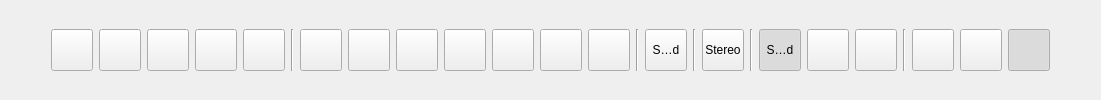
              <widget class="QWidget" name="tabView">
               <attribute name="title">
                <string>View</string>
               </attribute>
               <layout class="QGridLayout" name="gridLayout_12">
                <item row="0" column="0">
                 <layout class="QHBoxLayout" name="horizontalLayout_6">
                  <item>
                   <spacer name="horizontalSpacer">
                    <property name="orientation">
                     <enum>Qt::Orientation::Horizontal</enum>
                    </property>
                    <property name="sizeHint" stdset="0">
                     <size>
                      <width>40</width>
                      <height>20</height>
                     </size>
                    </property>
                   </spacer>
                  </item>
                  <item>
                   <widget class="QToolButton" name="toolButtonRotateView">
                    <property name="maximumSize">
                     <size>
                      <width>42</width>
                      <height>42</height>
                     </size>
                    </property>
                    <property name="toolTip">
                     <string>Rotate View</string>
                    </property>
                    <property name="text">
                     <string/>
                    </property>
                    <property name="icon">
                     <iconset resource="ModelViewer.qrc">
                      <normaloff>:/new/prefix1/res/rotateview.png</normaloff>:/new/prefix1/res/rotateview.png</iconset>
                    </property>
                    <property name="iconSize">
                     <size>
                      <width>48</width>
                      <height>48</height>
                     </size>
                    </property>
                    <property name="shortcut">
                     <string>Alt+R</string>
                    </property>
                    <property name="checkable">
                     <bool>false</bool>
                    </property>
                    <attribute name="buttonGroup">
                     <string notr="true">buttonGroupviewManip</string>
                    </attribute>
                   </widget>
                  </item>
                  <item>
                   <widget class="QToolButton" name="toolButtonPanView">
                    <property name="maximumSize">
                     <size>
                      <width>42</width>
                      <height>42</height>
                     </size>
                    </property>
                    <property name="toolTip">
                     <string>Pan View</string>
                    </property>
                    <property name="text">
                     <string/>
                    </property>
                    <property name="icon">
                     <iconset resource="ModelViewer.qrc">
                      <normaloff>:/new/prefix1/res/panview.png</normaloff>:/new/prefix1/res/panview.png</iconset>
                    </property>
                    <property name="iconSize">
                     <size>
                      <width>48</width>
                      <height>48</height>
                     </size>
                    </property>
                    <property name="shortcut">
                     <string>Alt+P</string>
                    </property>
                    <property name="checkable">
                     <bool>false</bool>
                    </property>
                    <attribute name="buttonGroup">
                     <string notr="true">buttonGroupviewManip</string>
                    </attribute>
                   </widget>
                  </item>
                  <item>
                   <widget class="QToolButton" name="toolButtonZoomView">
                    <property name="maximumSize">
                     <size>
                      <width>42</width>
                      <height>42</height>
                     </size>
                    </property>
                    <property name="toolTip">
                     <string>Zoom View</string>
                    </property>
                    <property name="text">
                     <string/>
                    </property>
                    <property name="icon">
                     <iconset resource="ModelViewer.qrc">
                      <normaloff>:/new/prefix1/res/zoomview.png</normaloff>:/new/prefix1/res/zoomview.png</iconset>
                    </property>
                    <property name="iconSize">
                     <size>
                      <width>48</width>
                      <height>48</height>
                     </size>
                    </property>
                    <property name="shortcut">
                     <string>Alt+Z</string>
                    </property>
                    <property name="checkable">
                     <bool>false</bool>
                    </property>
                    <attribute name="buttonGroup">
                     <string notr="true">buttonGroupviewManip</string>
                    </attribute>
                   </widget>
                  </item>
                  <item>
                   <widget class="QToolButton" name="toolButtonFitAll">
                    <property name="maximumSize">
                     <size>
                      <width>42</width>
                      <height>42</height>
                     </size>
                    </property>
                    <property name="toolTip">
                     <string>Fit All</string>
                    </property>
                    <property name="text">
                     <string/>
                    </property>
                    <property name="icon">
                     <iconset resource="ModelViewer.qrc">
                      <normaloff>:/new/prefix1/res/fit-all.png</normaloff>:/new/prefix1/res/fit-all.png</iconset>
                    </property>
                    <property name="iconSize">
                     <size>
                      <width>48</width>
                      <height>48</height>
                     </size>
                    </property>
                    <property name="shortcut">
                     <string>Home</string>
                    </property>
                    <property name="checkable">
                     <bool>false</bool>
                    </property>
                   </widget>
                  </item>
                  <item>
                   <widget class="QToolButton" name="toolButtonWindowZoom">
                    <property name="maximumSize">
                     <size>
                      <width>42</width>
                      <height>42</height>
                     </size>
                    </property>
                    <property name="toolTip">
                     <string>Zoom Area</string>
                    </property>
                    <property name="text">
                     <string/>
                    </property>
                    <property name="icon">
                     <iconset resource="ModelViewer.qrc">
                      <normaloff>:/new/prefix1/res/window-zoom.png</normaloff>:/new/prefix1/res/window-zoom.png</iconset>
                    </property>
                    <property name="iconSize">
                     <size>
                      <width>48</width>
                      <height>48</height>
                     </size>
                    </property>
                    <property name="shortcut">
                     <string>Alt+W</string>
                    </property>
                    <property name="checkable">
                     <bool>true</bool>
                    </property>
                   </widget>
                  </item>
                  <item>
                   <widget class="Line" name="line_5">
                    <property name="orientation">
                     <enum>Qt::Orientation::Vertical</enum>
                    </property>
                   </widget>
                  </item>
                  <item>
                   <widget class="QToolButton" name="toolButtonTopView">
                    <property name="maximumSize">
                     <size>
                      <width>42</width>
                      <height>42</height>
                     </size>
                    </property>
                    <property name="toolTip">
                     <string>Top View</string>
                    </property>
                    <property name="text">
                     <string/>
                    </property>
                    <property name="icon">
                     <iconset resource="ModelViewer.qrc">
                      <normaloff>:/new/prefix1/res/top.png</normaloff>:/new/prefix1/res/top.png</iconset>
                    </property>
                    <property name="iconSize">
                     <size>
                      <width>48</width>
                      <height>48</height>
                     </size>
                    </property>
                    <property name="shortcut">
                     <string>Ctrl+T</string>
                    </property>
                    <property name="checkable">
                     <bool>true</bool>
                    </property>
                    <attribute name="buttonGroup">
                     <string notr="true">buttonGroupViews</string>
                    </attribute>
                   </widget>
                  </item>
                  <item>
                   <widget class="QToolButton" name="toolButtonBottomView">
                    <property name="maximumSize">
                     <size>
                      <width>42</width>
                      <height>42</height>
                     </size>
                    </property>
                    <property name="toolTip">
                     <string>Bottom View</string>
                    </property>
                    <property name="text">
                     <string/>
                    </property>
                    <property name="icon">
                     <iconset resource="ModelViewer.qrc">
                      <normaloff>:/new/prefix1/res/bottom.png</normaloff>:/new/prefix1/res/bottom.png</iconset>
                    </property>
                    <property name="iconSize">
                     <size>
                      <width>48</width>
                      <height>48</height>
                     </size>
                    </property>
                    <property name="shortcut">
                     <string>Ctrl+B</string>
                    </property>
                    <property name="checkable">
                     <bool>true</bool>
                    </property>
                    <attribute name="buttonGroup">
                     <string notr="true">buttonGroupViews</string>
                    </attribute>
                   </widget>
                  </item>
                  <item>
                   <widget class="QToolButton" name="toolButtonLeftView">
                    <property name="maximumSize">
                     <size>
                      <width>42</width>
                      <height>42</height>
                     </size>
                    </property>
                    <property name="toolTip">
                     <string>Left View</string>
                    </property>
                    <property name="text">
                     <string/>
                    </property>
                    <property name="icon">
                     <iconset resource="ModelViewer.qrc">
                      <normaloff>:/new/prefix1/res/left.png</normaloff>:/new/prefix1/res/left.png</iconset>
                    </property>
                    <property name="iconSize">
                     <size>
                      <width>48</width>
                      <height>48</height>
                     </size>
                    </property>
                    <property name="shortcut">
                     <string>Ctrl+L</string>
                    </property>
                    <property name="checkable">
                     <bool>true</bool>
                    </property>
                    <attribute name="buttonGroup">
                     <string notr="true">buttonGroupViews</string>
                    </attribute>
                   </widget>
                  </item>
                  <item>
                   <widget class="QToolButton" name="toolButtonRightView">
                    <property name="maximumSize">
                     <size>
                      <width>42</width>
                      <height>42</height>
                     </size>
                    </property>
                    <property name="toolTip">
                     <string>Right View</string>
                    </property>
                    <property name="text">
                     <string/>
                    </property>
                    <property name="icon">
                     <iconset resource="ModelViewer.qrc">
                      <normaloff>:/new/prefix1/res/right.png</normaloff>:/new/prefix1/res/right.png</iconset>
                    </property>
                    <property name="iconSize">
                     <size>
                      <width>48</width>
                      <height>48</height>
                     </size>
                    </property>
                    <property name="shortcut">
                     <string>Ctrl+J</string>
                    </property>
                    <property name="checkable">
                     <bool>true</bool>
                    </property>
                    <attribute name="buttonGroup">
                     <string notr="true">buttonGroupViews</string>
                    </attribute>
                   </widget>
                  </item>
                  <item>
                   <widget class="QToolButton" name="toolButtonFrontView">
                    <property name="maximumSize">
                     <size>
                      <width>42</width>
                      <height>42</height>
                     </size>
                    </property>
                    <property name="toolTip">
                     <string>Front View</string>
                    </property>
                    <property name="text">
                     <string/>
                    </property>
                    <property name="icon">
                     <iconset resource="ModelViewer.qrc">
                      <normaloff>:/new/prefix1/res/front.png</normaloff>:/new/prefix1/res/front.png</iconset>
                    </property>
                    <property name="iconSize">
                     <size>
                      <width>48</width>
                      <height>48</height>
                     </size>
                    </property>
                    <property name="shortcut">
                     <string>Ctrl+F</string>
                    </property>
                    <property name="checkable">
                     <bool>true</bool>
                    </property>
                    <attribute name="buttonGroup">
                     <string notr="true">buttonGroupViews</string>
                    </attribute>
                   </widget>
                  </item>
                  <item>
                   <widget class="QToolButton" name="toolButtonBackView">
                    <property name="maximumSize">
                     <size>
                      <width>42</width>
                      <height>42</height>
                     </size>
                    </property>
                    <property name="toolTip">
                     <string>Back View</string>
                    </property>
                    <property name="text">
                     <string/>
                    </property>
                    <property name="icon">
                     <iconset resource="ModelViewer.qrc">
                      <normaloff>:/new/prefix1/res/back.png</normaloff>:/new/prefix1/res/back.png</iconset>
                    </property>
                    <property name="iconSize">
                     <size>
                      <width>48</width>
                      <height>48</height>
                     </size>
                    </property>
                    <property name="shortcut">
                     <string>Ctrl+R</string>
                    </property>
                    <property name="checkable">
                     <bool>true</bool>
                    </property>
                    <attribute name="buttonGroup">
                     <string notr="true">buttonGroupViews</string>
                    </attribute>
                   </widget>
                  </item>
                  <item>
                   <widget class="QToolButton" name="toolButtonIsometricView">
                    <property name="maximumSize">
                     <size>
                      <width>42</width>
                      <height>42</height>
                     </size>
                    </property>
                    <property name="toolTip">
                     <string>Axonometric View</string>
                    </property>
                    <property name="text">
                     <string/>
                    </property>
                    <property name="icon">
                     <iconset resource="ModelViewer.qrc">
                      <normaloff>:/new/prefix1/res/isometric.png</normaloff>:/new/prefix1/res/isometric.png</iconset>
                    </property>
                    <property name="iconSize">
                     <size>
                      <width>48</width>
                      <height>48</height>
                     </size>
                    </property>
                    <property name="shortcut">
                     <string>Ctrl+A</string>
                    </property>
                    <property name="checkable">
                     <bool>false</bool>
                    </property>
                    <property name="checked">
                     <bool>false</bool>
                    </property>
                   </widget>
                  </item>
                  <item>
                   <widget class="Line" name="line_2">
                    <property name="orientation">
                     <enum>Qt::Orientation::Vertical</enum>
                    </property>
                   </widget>
                  </item>
                  <item>
                   <widget class="QToolButton" name="toolButtonProjection">
                    <property name="maximumSize">
                     <size>
                      <width>42</width>
                      <height>42</height>
                     </size>
                    </property>
                    <property name="toolTip">
                     <string>Swith to Perspective</string>
                    </property>
                    <property name="text">
                     <string>Shaded</string>
                    </property>
                    <property name="icon">
                     <iconset resource="ModelViewer.qrc">
                      <normaloff>:/new/prefix1/res/Ortho.png</normaloff>
                      <normalon>:/new/prefix1/res/Perspective.png</normalon>:/new/prefix1/res/Ortho.png</iconset>
                    </property>
                    <property name="iconSize">
                     <size>
                      <width>48</width>
                      <height>48</height>
                     </size>
                    </property>
                    <property name="shortcut">
                     <string>Ctrl+P</string>
                    </property>
                    <property name="checkable">
                     <bool>true</bool>
                    </property>
                    <property name="checked">
                     <bool>false</bool>
                    </property>
                   </widget>
                  </item>
                  <item>
                   <widget class="Line" name="line_4">
                    <property name="orientation">
                     <enum>Qt::Orientation::Vertical</enum>
                    </property>
                   </widget>
                  </item>
                  <item>
                   <widget class="QToolButton" name="toolButtonMultiView">
                    <property name="enabled">
                     <bool>true</bool>
                    </property>
                    <property name="maximumSize">
                     <size>
                      <width>42</width>
                      <height>42</height>
                     </size>
                    </property>
                    <property name="toolTip">
                     <string>Multiple Views</string>
                    </property>
                    <property name="text">
                     <string>Stereo</string>
                    </property>
                    <property name="icon">
                     <iconset resource="ModelViewer.qrc">
                      <normaloff>:/new/prefix1/res/multiview.png</normaloff>:/new/prefix1/res/multiview.png</iconset>
                    </property>
                    <property name="iconSize">
                     <size>
                      <width>48</width>
                      <height>48</height>
                     </size>
                    </property>
                    <property name="shortcut">
                     <string>Ctrl+M</string>
                    </property>
                    <property name="checkable">
                     <bool>true</bool>
                    </property>
                    <property name="checked">
                     <bool>false</bool>
                    </property>
                    <property name="toolButtonStyle">
                     <enum>Qt::ToolButtonStyle::ToolButtonIconOnly</enum>
                    </property>
                   </widget>
                  </item>
                  <item>
                   <widget class="Line" name="line">
                    <property name="orientation">
                     <enum>Qt::Orientation::Vertical</enum>
                    </property>
                   </widget>
                  </item>
                  <item>
                   <widget class="QToolButton" name="toolButtonDisplayMode">
                    <property name="maximumSize">
                     <size>
                      <width>42</width>
                      <height>42</height>
                     </size>
                    </property>
                    <property name="toolTip">
                     <string>Display Mode</string>
                    </property>
                    <property name="text">
                     <string>Shaded</string>
                    </property>
                    <property name="icon">
                     <iconset resource="ModelViewer.qrc">
                      <normaloff>:/new/prefix1/res/shaded.png</normaloff>
                      <normalon>:/new/prefix1/res/wireframe.png</normalon>:/new/prefix1/res/shaded.png</iconset>
                    </property>
                    <property name="iconSize">
                     <size>
                      <width>48</width>
                      <height>48</height>
                     </size>
                    </property>
                    <property name="checkable">
                     <bool>true</bool>
                    </property>
                    <property name="checked">
                     <bool>true</bool>
                    </property>
                    <property name="popupMode">
                     <enum>QToolButton::ToolButtonPopupMode::InstantPopup</enum>
                    </property>
                   </widget>
                  </item>
                  <item>
                   <widget class="QToolButton" name="toolButtonVertexNormal">
                    <property name="maximumSize">
                     <size>
                      <width>42</width>
                      <height>42</height>
                     </size>
                    </property>
                    <property name="toolTip">
                     <string>Show/Hide Vertex Normals</string>
                    </property>
                    <property name="text">
                     <string/>
                    </property>
                    <property name="icon">
                     <iconset resource="ModelViewer.qrc">
                      <normaloff>:/new/prefix1/res/hideVertexNormal.png</normaloff>
                      <normalon>:/new/prefix1/res/showVertexNormal.png</normalon>:/new/prefix1/res/hideVertexNormal.png</iconset>
                    </property>
                    <property name="iconSize">
                     <size>
                      <width>48</width>
                      <height>48</height>
                     </size>
                    </property>
                    <property name="checkable">
                     <bool>true</bool>
                    </property>
                   </widget>
                  </item>
                  <item>
                   <widget class="QToolButton" name="toolButtonFaceNormal">
                    <property name="maximumSize">
                     <size>
                      <width>42</width>
                      <height>42</height>
                     </size>
                    </property>
                    <property name="toolTip">
                     <string>Show/Hide Face Normals</string>
                    </property>
                    <property name="text">
                     <string/>
                    </property>
                    <property name="icon">
                     <iconset resource="ModelViewer.qrc">
                      <normaloff>:/new/prefix1/res/hideFaceNormal.png</normaloff>
                      <normalon>:/new/prefix1/res/showFaceNormal.png</normalon>:/new/prefix1/res/hideFaceNormal.png</iconset>
                    </property>
                    <property name="iconSize">
                     <size>
                      <width>48</width>
                      <height>48</height>
                     </size>
                    </property>
                    <property name="checkable">
                     <bool>true</bool>
                    </property>
                   </widget>
                  </item>
                  <item>
                   <widget class="Line" name="line_3">
                    <property name="orientation">
                     <enum>Qt::Orientation::Vertical</enum>
                    </property>
                   </widget>
                  </item>
                  <item>
                   <widget class="QToolButton" name="toolButtonSectionView">
                    <property name="maximumSize">
                     <size>
                      <width>42</width>
                      <height>42</height>
                     </size>
                    </property>
                    <property name="toolTip">
                     <string>Clipping Planes</string>
                    </property>
                    <property name="text">
                     <string/>
                    </property>
                    <property name="icon">
                     <iconset resource="ModelViewer.qrc">
                      <normaloff>:/new/prefix1/res/section.png</normaloff>:/new/prefix1/res/section.png</iconset>
                    </property>
                    <property name="iconSize">
                     <size>
                      <width>48</width>
                      <height>48</height>
                     </size>
                    </property>
                    <property name="checkable">
                     <bool>true</bool>
                    </property>
                   </widget>
                  </item>
                  <item>
                   <widget class="QToolButton" name="toolButtonSwapVisible">
                    <property name="maximumSize">
                     <size>
                      <width>42</width>
                      <height>42</height>
                     </size>
                    </property>
                    <property name="toolTip">
                     <string>Swap Visible Object Space</string>
                    </property>
                    <property name="text">
                     <string/>
                    </property>
                    <property name="icon">
                     <iconset resource="ModelViewer.qrc">
                      <normaloff>:/new/prefix1/res/swapvisible.png</normaloff>:/new/prefix1/res/swapvisible.png</iconset>
                    </property>
                    <property name="iconSize">
                     <size>
                      <width>48</width>
                      <height>48</height>
                     </size>
                    </property>
                    <property name="checkable">
                     <bool>true</bool>
                    </property>
                   </widget>
                  </item>
                  <item>
                   <widget class="QToolButton" name="toolButtonShowHideAxis">
                    <property name="maximumSize">
                     <size>
                      <width>42</width>
                      <height>42</height>
                     </size>
                    </property>
                    <property name="toolTip">
                     <string>Show/Hide Axis</string>
                    </property>
                    <property name="text">
                     <string/>
                    </property>
                    <property name="icon">
                     <iconset resource="ModelViewer.qrc">
                      <normaloff>:/new/prefix1/res/hideAxis.png</normaloff>
                      <normalon>:/new/prefix1/res/showAxis.png</normalon>:/new/prefix1/res/hideAxis.png</iconset>
                    </property>
                    <property name="iconSize">
                     <size>
                      <width>48</width>
                      <height>48</height>
                     </size>
                    </property>
                    <property name="checkable">
                     <bool>true</bool>
                    </property>
                    <property name="checked">
                     <bool>true</bool>
                    </property>
                   </widget>
                  </item>
                  <item>
                   <spacer name="horizontalSpacer_2">
                    <property name="orientation">
                     <enum>Qt::Orientation::Horizontal</enum>
                    </property>
                    <property name="sizeHint" stdset="0">
                     <size>
                      <width>40</width>
                      <height>20</height>
                     </size>
                    </property>
                   </spacer>
                  </item>
                 </layout>
                </item>
               </layout>
              </widget>
